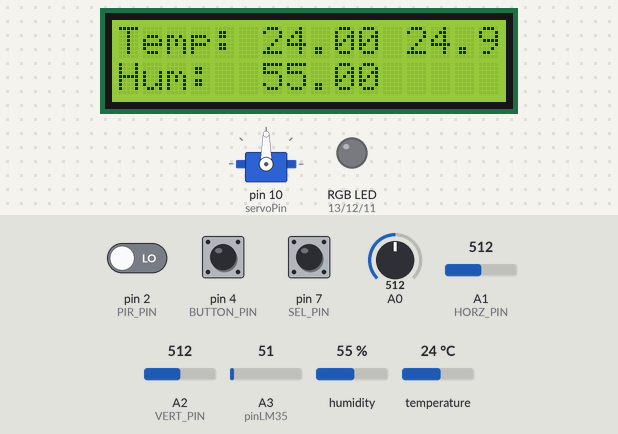
A sketch run on a simulated Arduino Uno, built with avr-gcc and run on an emulated ATmega328P. Parts: 16×2 character LCD, servo, an RGB LED mixed from three pins (HIGH = lit). Inputs (shaded band) come from the test bench; at power-on: A1 (HORZ_PIN) = 512, pin 4 (BUTTON_PIN) LOW, A0 = 512, pin 2 (PIR_PIN) LOW, pin 7 (SEL_PIN) HIGH, A2 (VERT_PIN) = 512, A3 (pinLM35) = 51, humidity 55 %, temperature 24 °C. What the sketch prints to the serial monitor is not drawn.

Above: at 7.4 s.
7.5 s: A1 (HORZ_PIN) set to 108
9.0 s: A1 (HORZ_PIN) set to 92
At 9.5 s:
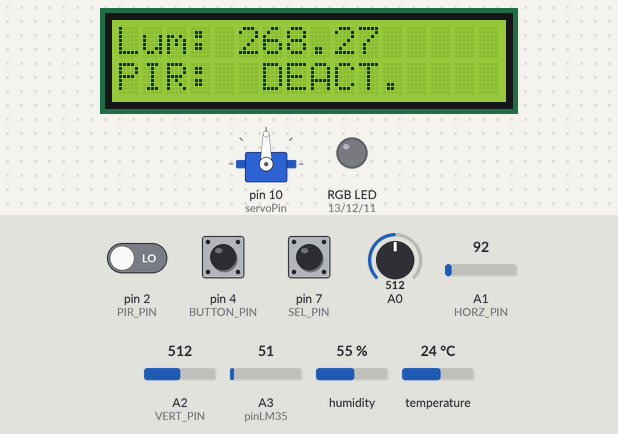
13.8 s: pin 4 (BUTTON_PIN) pulled HIGH for 0.65 s
At 14.9 s:
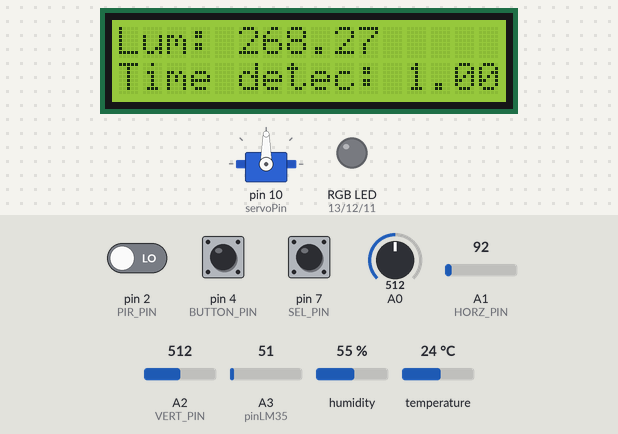
19.2 s: A0 set to 919
At 20.2 s:
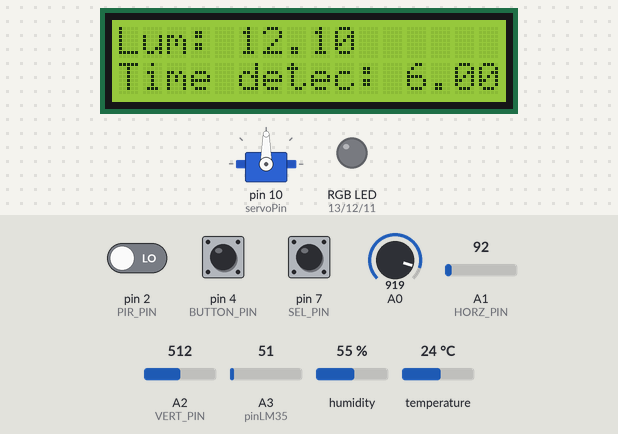
21.3 s: A0 set to 955
At 21.8 s:
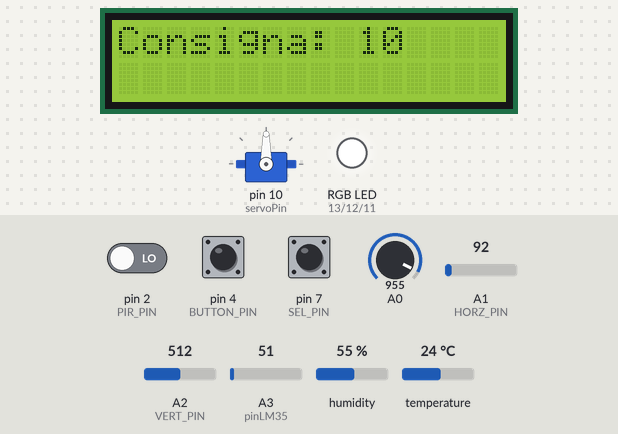
Timing chart, 0 to 24.3 s (numbered marks = the images above; inputs shaded):
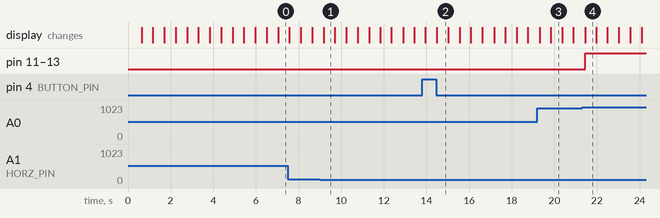

The sketch:

practica3.ino
```cpp
#include <DHT.h>
#include <Wire.h>
#include <LiquidCrystal_I2C.h>
#include <OneWire.h>
#include <Servo.h>
#include <IRremote.h>
#include <Fuzzy.h>
// Definición de constantes
// Pin y tipo del sensor DHT
#define DHTPIN 3
#define DHTTYPE DHT11
// Pin del Joystick
#define HORZ_PIN A1
#define VERT_PIN A2
#define SEL_PIN 7
// Pines del LED RGB
#define PIN_R 13
#define PIN_G 12
#define PIN_B 11
// Pin del sensor PIR
#define PIR_PIN 2

// Pin del boton
#define BUTTON_PIN 4
// Características del LDR
#define GAMMA 0.7f
#define RL10 50
// Umbrales de temperatura, humedad y luminosidad
#define TMP_MIN 25
#define TMP_MAX 28
#define HUM_MIN 30
#define HUM_MAX 50
#define LUX_MIN 30
#define LUX_MAX 200
//Pin del servo
#define servoPin 10
float servooutput;
// Objeto del servo
Servo servo;
// variables para controlar el estado del sensor PIR
int pirState = LOW;
int motion = 0;
int pirEnabled = LOW;
// Variables para controlar la cuenta desde la última detección
float lastDetectionTime = 0;
float lastEnabledTime = 0;
//variables para el sensor de temperatura externo
float tempC=0; // Variable para almacenar el valor obtenido del sensor (0 a 1023)
int pinLM35 = 3; // Variable del pin de entrada del sensor (A0)
// Valor inicial del botón
int oldButtonValue = LOW;

// Menu inicial
int menu = 0;

// Consigna de temperatura
int consigna = 25;
int consignaanterior=0;
//consigna luz
int consignaluz=10;
// Histeresis para abrir y cerrar la trampilla
const float histHisteresis = 1.0; // Histéresis para evitar oscilaciones rápidas
// Histeresis para iluminosidad
const float lumHisteresis = 1.0; // Histéresis para evitar oscilaciones rápidas
// Valor inicial del botón del joystick
int oldSelValue = LOW;
bool menuConsigna = false;
//definicion pin receptor ir
const int receiver = 6;
// Variables de control del rango de temperatura,
// humedad y luminosidad
bool isTemperatureOutOfRange = false;
bool isHumidityOutOfRange = false;
bool isLuxOutOfRange = false;
//se crea instancia fuzzy
Fuzzy* fuzzy = new Fuzzy();
// Configuración del sesnor y LCD
DHT dht(DHTPIN, DHTTYPE);
LiquidCrystal_I2C lcd(0x27, 16, 2);
//Configuramos receprtor
IRrecv irrecv(receiver);  // create instance of 'irrecv'
decode_results results;

void setup() {
  // Inicialización del puerto serie
  Serial.begin(9600);
  irrecv.enableIRIn(); // Inicia el receptor IR
  // Inicialización del sensor DHT
  dht.begin();

  // Inicialización del LCD
  lcd.init();
  lcd.backlight();

  // Inicialización del servo
  servo.attach(servoPin);
  // Configuración de los pines como entrada o salida según corresponda
  pinMode(PIN_R, OUTPUT);
  pinMode(PIN_G, OUTPUT);
  pinMode(PIN_B, OUTPUT);
  pinMode(PIR_PIN, INPUT);
  pinMode(HORZ_PIN, INPUT);
  pinMode(VERT_PIN, INPUT);
  pinMode(SEL_PIN, INPUT_PULLUP);
  pinMode(BUTTON_PIN, INPUT);
  // Definir el conjunto difuso de entrada (temperatura)
  FuzzySet *veryCold = new FuzzySet(0, 0, 1, 2);
  FuzzySet *cold = new FuzzySet(1, 2, 3, 4);
  FuzzySet *warm = new FuzzySet(3, 4, 5, 6);
  FuzzySet *hot = new FuzzySet(5, 6, 7, 8);
  FuzzySet *veryHot = new FuzzySet(7, 8, 10, 10);

  // Añadir el conjunto de entrada a la lógica difusa
  FuzzyInput *temperature = new FuzzyInput(1);
  temperature->addFuzzySet(veryCold);
  temperature->addFuzzySet(cold);
  temperature->addFuzzySet(warm);
  temperature->addFuzzySet(hot);
  temperature->addFuzzySet(veryHot);
  fuzzy->addFuzzyInput(temperature);

  // Definir el conjunto difuso de salida (ángulo del servo)
  FuzzySet *servoAngle0 = new FuzzySet(0, 0, 18, 36);
  FuzzySet *servoAngle30 = new FuzzySet(18, 36, 54, 72);
  FuzzySet *servoAngle60 = new FuzzySet(54, 72, 90, 108);
  FuzzySet *servoAngle90 = new FuzzySet(90, 108, 126, 144);
  FuzzySet *servoAngle120 = new FuzzySet(126, 144, 162, 180);

  // Añadir el conjunto de salida a la lógica difusa
  FuzzyOutput *servoAngle = new FuzzyOutput(1);
  servoAngle->addFuzzySet(servoAngle0);
  servoAngle->addFuzzySet(servoAngle30);
  servoAngle->addFuzzySet(servoAngle60);
  servoAngle->addFuzzySet(servoAngle90);
  servoAngle->addFuzzySet(servoAngle120);
  fuzzy->addFuzzyOutput(servoAngle);

  // Definir las reglas difusas
  FuzzyRuleAntecedent *ifVeryCold = new FuzzyRuleAntecedent();
  ifVeryCold->joinSingle(veryCold);
  FuzzyRuleConsequent *thenServoAngle0 = new FuzzyRuleConsequent();
  thenServoAngle0->addOutput(servoAngle0);
  FuzzyRule *fuzzyRule1 = new FuzzyRule(1, ifVeryCold, thenServoAngle0);
  fuzzy->addFuzzyRule(fuzzyRule1);

  FuzzyRuleAntecedent *ifCold = new FuzzyRuleAntecedent();
  ifCold->joinSingle(cold);
  FuzzyRuleConsequent *thenServoAngle30 = new FuzzyRuleConsequent();
  thenServoAngle30->addOutput(servoAngle30);
  FuzzyRule *fuzzyRule2 = new FuzzyRule(2, ifCold, thenServoAngle30);
  fuzzy->addFuzzyRule(fuzzyRule2);

  FuzzyRuleAntecedent *ifWarm = new FuzzyRuleAntecedent();
  ifWarm->joinSingle(warm);
  FuzzyRuleConsequent *thenServoAngle60 = new FuzzyRuleConsequent();
  thenServoAngle60->addOutput(servoAngle60);
  FuzzyRule *fuzzyRule3 = new FuzzyRule(3, ifWarm, thenServoAngle60);
  fuzzy->addFuzzyRule(fuzzyRule3);

  FuzzyRuleAntecedent *ifHot = new FuzzyRuleAntecedent();
  ifHot->joinSingle(hot);
  FuzzyRuleConsequent *thenServoAngle90 = new FuzzyRuleConsequent();
  thenServoAngle90->addOutput(servoAngle90);
  FuzzyRule *fuzzyRule4 = new FuzzyRule(4, ifHot, thenServoAngle90);
  fuzzy->addFuzzyRule(fuzzyRule4);

  FuzzyRuleAntecedent *ifVeryHot = new FuzzyRuleAntecedent();
  ifVeryHot->joinSingle(veryHot);
  FuzzyRuleConsequent *thenServoAngle120 = new FuzzyRuleConsequent();
  thenServoAngle120->addOutput(servoAngle120);
  FuzzyRule *fuzzyRule5 = new FuzzyRule(5, ifVeryHot, thenServoAngle120);
  fuzzy->addFuzzyRule(fuzzyRule5);
}

void loop() {

  // Lectura del segundo sensor de temperatura
  tempC = analogRead(pinLM35);
  tempC = (5.0 * tempC * 100.0)/1024.0;
  //Serial.println(tempC);
  // Bloque del botón
  // Se lee el valor del botón y. si este ha cambiado con respecto
  // al valor anterior y ahora está en alto (no pulsado), se considera
  // que ha finalizado la pulsación.
  int newButtonValue = digitalRead(BUTTON_PIN);
  if (newButtonValue != oldButtonValue) {
    if (newButtonValue == HIGH) {
      pirEnabled = !pirEnabled; // Toggle del sensor PIR
      if (pirEnabled) {
        Serial.println("PIR enabled");
        lastEnabledTime = millis() / 1000; // guardamos el tiempo de activación
      } else {
        Serial.println("PIR disabled");
        lcd.setCursor(0, 1);
        lcd.print("                "); // limpiamos la cuenta anterior en el LCD para mostrar mensaje de desactivado
      }
    }
    oldButtonValue = newButtonValue; // Actualizamos el estado del botón
  }

  // Bloque del joystick
  int horz = analogRead(HORZ_PIN);
  if (horz >= 800) {
    menu = 0; // Establecer menú 0 si el joystick se ha movido a la izquierda
  } else if (horz <= 100) {
    menu = 1; // Establecer menú 1 si el joystick se ha movido a la derecha
  }

   //int vert = analogRead(VERT_PIN);

  // Bloque de lectura de temp, hum y lum
  float temperature = dht.readTemperature();
  float humidity = dht.readHumidity();

  //Bloque del sensor de ir.
  if (irrecv.decode()){
    translateIR();
    irrecv.resume();
  }
  // LDR
  int analogValue = analogRead(A0);
  float voltage = analogValue / 1024.0 * 5.0;  // Conversión de la lectura analógica a voltaje
  float resistance = 1000.0 * voltage / (1.0 - voltage / 5.0); // Cálculo de la resistencia del LDR
  float lux = pow(RL10 * 1e3 * pow(10, GAMMA) / resistance, (1.0 / GAMMA)); // Conversión de la resistencia a lux
  //Serial.println(analogRead(A0));

  // Bloque del sensor pIR
  if (pirEnabled) {
    motion = digitalRead(PIR_PIN);
    if (motion == HIGH && pirState == LOW) { // Si pasamos de no detección a detección (para no considerar dos detecciones cuando es solo una)
      lastDetectionTime = millis() / 1000; // Guardamos el instante de detección
      pirState = HIGH;
      Serial.println("Movimiento detectado");
      lcd.setCursor(0, 1);
      lcd.print("                "); // limpiamos la cuenta anterior en el LCD para iniciar la nueva
    } else if (motion == LOW && pirState == HIGH) { // Si pasamos de detección a no detección
      pirState = LOW;
      Serial.println("Movimiento finalizado!");
    }
  }


  // Bloque del LCD
  if (menu == 0) {
    //si se pulsa el boton del joystick cambiamos entre un menu que nos muestra la consigna de temperatura y otro que nos muestra los valores de temperatura y humedad.
    int newSelValue = digitalRead(SEL_PIN);
    if (newSelValue != oldSelValue) {
      if (newSelValue == HIGH) {
        menuConsigna = !menuConsigna;
        lcd.clear();
      }
    }

    if (menuConsigna) {
      lcd.setCursor(0, 0);
      lcd.print("Consigna: ");
      int vert = analogRead(VERT_PIN);
      if (vert >= 800) {
        consigna++; //
      } else if (vert <= 200) {
        consigna--; //
      }
      lcd.print(consigna); lcd.print("   ");
    } else {
      //mostramos la temperatura interior, la exterior y la humedad
      lcd.setCursor(0, 0);
      lcd.print("Temp: ");
      lcd.print(temperature);
      lcd.print(" ");
      lcd.print(tempC);
      lcd.setCursor(0, 1);
      lcd.print("Hum:  ");
      lcd.print(humidity);
      lcd.print("     ");
    }

  } else if (menu == 1) {
    //si se pulsa el boton del joystick cambiamos entre un menu que nos muestra la consigna de luz y otro que nos muestra los valores de luminosidad.
    int newSelValue = digitalRead(SEL_PIN);
    if (newSelValue != oldSelValue) {
      if (newSelValue == HIGH) {
        menuConsigna = !menuConsigna;
        lcd.clear();
      }
    }

    if (menuConsigna) {
      lcd.setCursor(0, 0);
      lcd.print("Consigna: ");
      int vert = analogRead(VERT_PIN);
      if (vert >= 800) {
        consignaluz++; //
      } else if (vert <= 200) {
        consignaluz--; //
      }
      lcd.print(consignaluz); lcd.print("   ");
    } else{
      lcd.setCursor(0, 0);
      lcd.print("Lum: ");
      lcd.print(lux);
      lcd.print("       ");
      lcd.setCursor(0, 1);
      if (pirEnabled) {
        // Hay dos situaciones en las que la cuenta debe iniciarse de nuevo (en 0s):
        // 1. Cuando se detecta un movimiento
        // 2. Cuando el PIR estaba desactivado y pasa a activado
        // Elegimos el instante de la situación más reciente y se lo restamos al tiempo actual
        // para obtener el tiempo transcurrido
        float elapsedTime = millis() / 1000 - max(lastDetectionTime, lastEnabledTime);
        lcd.print("Time detec: ");
        lcd.print(elapsedTime);
      } else {
        lcd.print("PIR:  DEACT.");
      }
    }
  }
  //control iluminosidad
  if(lux > consignaluz + lumHisteresis){//si la luz es mayor que la consigna apagamos el led
    apagarled();
  }
  else if(lux < consignaluz - lumHisteresis){//si la luz es menor que la consigna encendemos el led
    encenderled();
  }
  else{
    //no hace nada
  }

  //control temperatura
  if(temperature>consigna + histHisteresis){//si la temperatura interna es mayor que la consigna
    if(temperature>tempC){//si la temperatura interna es mayor que la temperatura externa abrimos la trampilla en función de el algoritmo inteligente fuzzy.
      //abrirTrampilla();
      if(consigna!=consignaanterior){
        fuzzy->setInput(1, (temperature-consigna));

      // Ejecuta el sistema difuso
        fuzzy->fuzzify();

      // Obtiene el resultado difuso
        servooutput = fuzzy->defuzzify(1);
        Serial.println(temperature-consigna);
        Serial.println(servooutput);
        servo.write(servooutput);
      }

    }
    else{//si la temperatura interna es menor que la temperatura externa cerramos la trampilla
      cerrarTrampilla();
    }

  }
  else if(temperature<consigna - histHisteresis){//si la temperatura interna es menor que la consigna
    if(temperature>tempC){//si la temperatura interna es mayor que la temperatura externa cerramos la trampilla
      cerrarTrampilla();
    }
    else{//si la temperatura interna es menor que la temperatura externa abrimos la trampilla en función de el algoritmo inteligente fuzzy.
      //abrirTrampilla();
      if(consigna!=consignaanterior){
        fuzzy->setInput(1, (consigna-temperature));

      // Ejecuta el sistema difuso
        fuzzy->fuzzify();

      // Obtiene el resultado difuso
        servooutput = fuzzy->defuzzify(1);
        Serial.println(consigna-temperature);
        Serial.println(servooutput);
        servo.write(servooutput);
      }
    }
  }
  else {
    // No hacer nada
  }
  // Espera de 500 ms frecuencia de 0.5 Hz
  consignaanterior=consigna;
  //Serial.println(servooutput);
  delay(500);
}
void abrirTrampilla() {
  // Mueve el servo para abrir la trampilla
  servo.write(0);

}

void cerrarTrampilla() {
  // Mueve el servo para cerrar la trampilla
  servo.write(90);

}
//ponemos el led  de color blanco
void encenderled(){
  analogWrite(PIN_R, 255);
  analogWrite(PIN_G,  255);
  analogWrite(PIN_B, 255);

}
//apagamos led
void apagarled(){
  analogWrite(PIN_R, 0);
  analogWrite(PIN_G,  0);
  analogWrite(PIN_B, 0);
}
//funcion mando
void translateIR()
{
    // takes action based on IR code received
    // describing Remote IR codes
    switch(irrecv.decodedIRData.command)
    {
        case 162: Serial.println("POWER"); break;
        case 67: if(menu==0){
          menu=1;
        }; break;
        case 64: menuConsigna=!menuConsigna;
         lcd.clear();
         break;
        case 68: if(menu==1){
          menu=0;
        }; break;
        case 21: if((menu==0) && (menuConsigna)){
          consigna--;
        }
        else if((menu==1)&&(menuConsigna)){
          consignaluz--;
        }; break;
        case 70: if((menu==0) && (menuConsigna)){
          consigna++;
        }
        else if((menu==1)&&(menuConsigna)){
          consignaluz++;
        }; break;

        case 0xFFFFFFFF: Serial.println("REPEAT");break;
        default:
            Serial.println(irrecv.decodedIRData.command);
    }
} 
```

Measured:
- the behaviour switches between 101 and 100 on A1 (HORZ_PIN) (found by bisection; images 0 and 1)
- the behaviour switches between 936 and 937 on A0 (found by bisection; images 3 and 4)
- after the input at 9.0 s, the display: changes after 0.18 s (image 1)
- after the input at 13.8 s, the display: first differs from a run without the input after 0.69 s (image 2)
- after the input at 21.3 s, pin 11 (PIN_B), pin 12 (PIN_G), pin 13 (PIN_R): LOW → HIGH after 0.14 s
- what the display in image 1 shows lasts 0.5 s, from 9.2 s to 9.7 s
